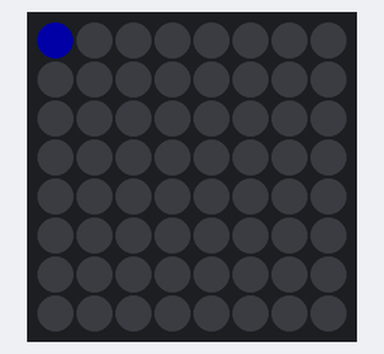
The sketch below on a simulated Arduino Uno, built with avr-gcc and run on an emulated ATmega328P. On the bench: 8×8 RGB LED matrix (first LED top left, wired row by row). Dim RGB values are drawn brighter than linear; what the sketch prints to the serial monitor is not drawn.

Above: at 0.23 s.
At 0.71 s:
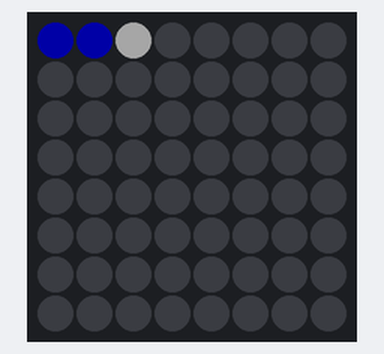
At 2.48 s:
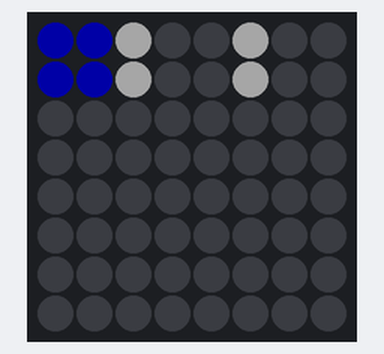
At 4.9 s:
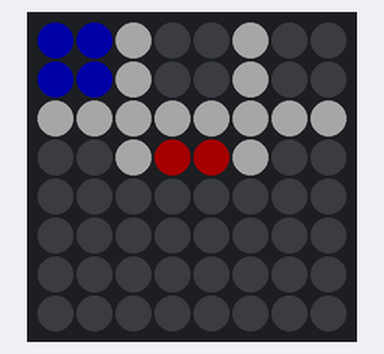
At 8.7 s:
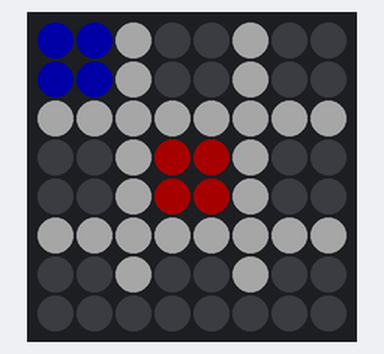
At 32.9 s:
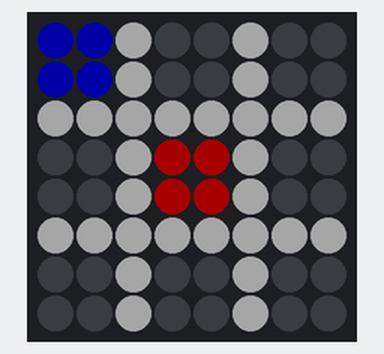

The sketch:

hackpack.ino
```cpp
#include <Adafruit_NeoPixel.h>
#include <Adafruit_GFX.h>
#include <Adafruit_NeoMatrix.h>
#include "RGB.h"

#define PIN 1

Adafruit_NeoMatrix matrix = Adafruit_NeoMatrix(8, 8, PIN,
  NEO_MATRIX_TOP     + NEO_MATRIX_LEFT +
  NEO_MATRIX_ROWS + NEO_MATRIX_PROGRESSIVE,
  NEO_GRB            + NEO_KHZ800);

int value = 0;

void setup() {
  Serial.begin(9600);
  Serial.println("Started");
  matrix.begin();
  matrix.setBrightness(40);
  matrix.setTextColor( matrix.Color(white.r, white.g, white.b) );
  matrix.setTextWrap(false);

}

void loop() {
//  value = round(analogRead(1) / 10.24);
//  Serial.println(value);
//  delay(100);

//  crossFade(off, white, 50, 3);

//  colorWipe(purple, 15);

  drawBoard();
  delay(1200);

//  crossFade(off, white, 50, 3);
//  delay(1000);
//
//  colorWipe(purple, 15);
//
//  drawLogoRound();
//  delay(1200);
//
//  colorWipe(orange, 15);
//  delay(1200);

//  drawLogo();
//  delay(1200);
//
//  colorWipe(yellow, 15);
//  drawPhone();
//  delay(1200);

//  colorWipe(purple, 15);
//  drawSMS();
//  delay(1200);

//  crossFade(purple, teal, 15, 5);

//  matrix.show();

//  String phoneNumber = "415-319-XOXO";
//  scrollText(phoneNumber);
//  delay(500);
//
//  crossFade(purple, white, 120, 5);
//  crossFade(white, off, 120, 5);
//  delay(2000);
}

// Fill the dots one after the other with a color
void colorWipe(RGB color, uint8_t wait) {
  for(uint16_t row=0; row < 8; row++) {
    for(uint16_t column=0; column < 8; column++) {
      matrix.drawPixel(column, row, matrix.Color(color.r, color.g, color.b));
      matrix.show();
      delay(wait);
    }
  }
}

// Fade pixel (x, y) from startColor to endColor
void fadePixel(int x, int y, RGB startColor, RGB endColor, int steps, int wait) {
  for(int i = 0; i <= steps; i++)
  {
     int newR = startColor.r + (endColor.r - startColor.r) * i / steps;
     int newG = startColor.g + (endColor.g - startColor.g) * i / steps;
     int newB = startColor.b + (endColor.b - startColor.b) * i / steps;

     matrix.drawPixel(x, y, matrix.Color(newR, newG, newB));
     matrix.show();
     delay(wait);
  }
}

// Crossfade entire screen from startColor to endColor
void crossFade(RGB startColor, RGB endColor, int steps, int wait) {
  for(int i = 0; i <= steps; i++)
  {
     int newR = startColor.r + (endColor.r - startColor.r) * i / steps;
     int newG = startColor.g + (endColor.g - startColor.g) * i / steps;
     int newB = startColor.b + (endColor.b - startColor.b) * i / steps;

     matrix.fillScreen(matrix.Color(newR, newG, newB));
     matrix.show();
     delay(wait);
  }
}

void drawBoard() {
  RGB colors[4] = {
    off,
    white,
    blue,
    red
  };
  // This 8x8 array represents the LED matrix pixels.
  // A value of 1 means we’ll fade the pixel to white
  int matrix[8][8] = {
   {2, 2, 1, 0, 0, 1, 0, 0},
   {2, 2, 1, 0, 0, 1, 0, 0},
   {1, 1, 1, 1, 1, 1, 1, 1},
   {0, 0, 1, 3, 3, 1, 0, 0},
   {0, 0, 1, 3, 3, 1, 0, 0},
   {1, 1, 1, 1, 1, 1, 1, 1},
   {0, 0, 1, 0, 0, 1, 0, 0},
   {0, 0, 1, 0, 0, 1, 0, 0}
  };

  for(int row = 0; row < 8; row++) {
    for(int column = 0; column < 8; column++) {
     fadePixel(column, row, off, colors[matrix[row][column]], 30, 0);
   }
  }
}

void drawLogo() {
  // This 8x8 array represents the LED matrix pixels.
  // A value of 1 means we’ll fade the pixel to white
  int logo[8][8] = {
   {0, 0, 0, 0, 0, 0, 0, 0},
   {0, 1, 1, 0, 0, 1, 1, 0},
   {0, 1, 1, 0, 0, 1, 1, 0},
   {0, 0, 0, 0, 0, 0, 0, 0},
   {0, 0, 0, 0, 0, 0, 0, 0},
   {0, 1, 1, 0, 0, 1, 1, 0},
   {0, 1, 1, 0, 0, 1, 1, 0},
   {0, 0, 0, 0, 0, 0, 0, 0}
  };

  for(int row = 0; row < 8; row++) {
    for(int column = 0; column < 8; column++) {
     if(logo[row][column] == 1) {
       fadePixel(column, row, purple, white, 30, 0);
     }
   }
  }
}

void drawLogoRound(){
  // This 8x8 array represents the LED matrix pixels.
  // A value of 1 means we’ll fade the pixel to white
  int logo[8][8] = {
   {0, 0, 0, 0, 0, 0, 0, 0},
   {0, 0, 1, 1, 1, 1, 0, 0},
   {0, 1, 0, 0, 0, 0, 1, 0},
   {0, 1, 0, 1, 1, 0, 1, 0},
   {0, 1, 0, 1, 1, 0, 1, 0},
   {0, 1, 0, 0, 0, 0, 1, 0},
   {0, 0, 1, 1, 1, 1, 0, 0},
   {0, 0, 0, 0, 0, 0, 0, 0}
  };

  for(int row = 0; row < 8; row++) {
    for(int column = 0; column < 8; column++) {
     if(logo[row][column] == 1) {
       fadePixel(column, row, purple, white, 30, 0);
     }
   }
  }
}

void drawPhone(){
  // This 8x8 array represents the LED matrix pixels.
  // A value of 1 means we’ll fade the pixel to white
  int logo[8][8] = {
   {0, 0, 0, 0, 0, 0, 0, 0},
   {0, 1, 1, 1, 1, 1, 1, 0},
   {1, 1, 1, 1, 1, 1, 1, 1},
   {1, 1, 0, 0, 0, 0, 1, 1},
   {0, 0, 0, 1, 1, 0, 0, 0},
   {0, 1, 0, 1, 1, 0, 1, 0},
   {0, 1, 0, 0, 0, 0, 1, 0},
   {0, 1, 1, 1, 1, 1, 1, 0}
  };

  for(int row = 0; row < 8; row++) {
    for(int column = 0; column < 8; column++) {
     if(logo[row][column] == 1) {
       fadePixel(column, row, purple, white, 8, 0);
     }
   }
  }
}

void drawSMS(){
  // This 8x8 array represents the LED matrix pixels.
  // A value of 1 means we’ll fade the pixel to white
  int logo[8][8] = {
   {1, 1, 1, 1, 1, 1, 1, 1},
   {1, 0, 0, 0, 0, 0, 0, 1},
   {1, 0, 0, 1, 1, 0, 0, 1},
   {1, 0, 0, 1, 1, 0, 0, 1},
   {1, 0, 0, 0, 0, 0, 0, 1},
   {1, 1, 1, 1, 1, 1, 1, 1},
   {0, 0, 0, 0, 0, 1, 1, 0},
   {0, 0, 0, 0, 0, 0, 1, 0}
  };

  for(int row = 0; row < 8; row++) {
    for(int column = 0; column < 8; column++) {
     if(logo[row][column] == 1) {
       fadePixel(column, row, purple, white, 30, 0);
     }
   }
  }
}

void scrollText(String textToDisplay) {
  int x = matrix.width();
  int pixelsInText = textToDisplay.length() * 7;

  matrix.setCursor(x, 0);
  matrix.print(textToDisplay);
  matrix.show();

  while(x > (matrix.width() - pixelsInText)) {
    matrix.fillScreen(matrix.Color(teal.r, teal.g, teal.b));
    matrix.setCursor(--x, 0);
    matrix.print(textToDisplay);
    matrix.show();
    delay(150);
  }
}
```

RGB.h
```cpp
struct RGB {
  byte r;
  byte g;
  byte b;
};

// Define some colors we'll use frequently
RGB white = { 255, 255, 255 };
RGB red = { 255, 0, 0 };
RGB green = { 0, 255, 0 };
RGB blue = { 0, 0, 255 };
RGB purple = { 241, 57, 106 };
RGB off = { 0, 0, 0 };
RGB teal = { 60, 89, 78 };
RGB yellow = { 34, 50, 69 };
RGB orange = { 156, 55, 39 };
```
